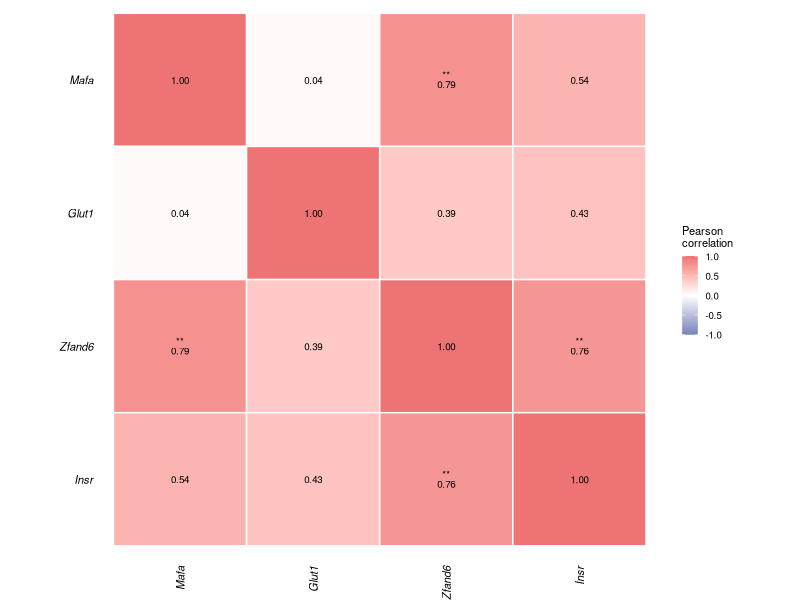

Here is the R script that generated this plot:
# ============================================================
# Kidney Gene Correlation Analysis - Fig_4f
# Pearson Correlation Matrix between Genes
# Diabetologia Journal Submission
# Four genes: Mafa, Glut1, Zfand6, Insr
# Data: Relative gene expression across all groups
# ============================================================

# DATA QUALITY NOTES:
# - Tcf19 not available in kidney data (Insr used instead)
# - Glut4 excluded due to extensive missing data (58% NA)
# - All 4 genes have complete data (0 NA)
# - Complete cases for correlation: 12/12 (100%)

# 0) Clear workspace and set working directory
rm(list = ls())
# Set the working directory to this script's own folder before running
# (e.g. in RStudio: Session > Set Working Directory > To Source File Location)

# 1) Load required libraries
library(ggplot2)
library(dplyr)
library(tidyr)
library(reshape2)
library(corrplot)
library(Hmisc)
library(scales)

# 2) Define genes for analysis
# NOTE: Insr replaces Tcf19 (not available in kidney)
# NOTE: Glut4 excluded due to extensive missing data
genes_fig4f <- c("Mafa", "Glut1", "Zfand6", "Insr")  # <-- fixed from genes_fig5c

# ============================================================
# 3) Import and prepare data
# ============================================================
cat("\n=== LOADING KIDNEY GENE EXPRESSION DATA ===\n")
dat_raw <- read.csv("Fig_4e_Data_Kidney_GeneExpr.csv", stringsAsFactors = FALSE)

dat <- dat_raw %>%
  filter(Gene %in% genes_fig4f) %>%
  select(Group, Gene, Relative_expression) %>%
  mutate(Relative_expression = as.numeric(Relative_expression))

cat("Total observations (including NA):", nrow(dat), "\n")
cat("Genes:", paste(genes_fig4f, collapse = ", "), "\n")

cat("\nNA values per gene:\n")
na_check <- dat %>%
  group_by(Gene) %>%
  summarise(
    Total        = n(),
    NA_count     = sum(is.na(Relative_expression)),
    Valid        = sum(!is.na(Relative_expression)),
    Completeness = round(Valid / Total * 100, 1),
    .groups      = "drop"
  )
print(na_check)

# ============================================================
# 4) Reshape data to wide format (samples × genes)
# ============================================================
cat("\n=== RESHAPING DATA FOR CORRELATION ANALYSIS ===\n")

dat <- dat %>%
  group_by(Gene, Group) %>%
  mutate(Sample_ID = paste(Group, row_number(), sep = "_")) %>%
  ungroup()

dat_wide <- dat %>%
  select(Sample_ID, Gene, Relative_expression) %>%
  pivot_wider(names_from = Gene, values_from = Relative_expression)

dat_matrix <- dat_wide %>%
  select(-Sample_ID) %>%
  select(all_of(genes_fig4f))

complete_samples <- sum(complete.cases(dat_matrix))
total_samples    <- nrow(dat_matrix)

cat("\nTotal samples:", total_samples, "\n")
cat("Complete cases (no NA):", complete_samples, "\n")
cat("Completeness:", round(complete_samples / total_samples * 100, 1), "%\n")

dat_matrix_complete <- dat_matrix[complete.cases(dat_matrix), ]

cat("Using", nrow(dat_matrix_complete), "complete samples for correlation analysis\n")

if (nrow(dat_matrix_complete) < 3) {
  stop("ERROR: Insufficient complete cases for correlation analysis (need at least 3)")
}

# ============================================================
# 5) Calculate Pearson correlation matrix with p-values
# ============================================================
cat("\n=== CALCULATING PEARSON CORRELATIONS ===\n")

cor_matrix <- cor(dat_matrix_complete, method = "pearson", use = "complete.obs")

cat("\nPearson correlation matrix (n=", nrow(dat_matrix_complete), "):\n", sep = "")
print(round(cor_matrix, 3))

cor_test <- rcorr(as.matrix(dat_matrix_complete), type = "pearson")

cor_r <- cor_test$r
cor_p <- cor_test$P
cor_n <- cor_test$n   # n per pair

cat("\nP-value matrix:\n")
print(round(cor_p, 4))

cat("\nSample size matrix (n per pair):\n")
print(cor_n)

# ============================================================
# 6) Prepare data for ggplot heatmap
# ============================================================
cat("\n=== PREPARING DATA FOR HEATMAP ===\n")

cor_melted <- melt(cor_r)
colnames(cor_melted) <- c("Gene1", "Gene2", "Correlation")

p_melted <- melt(cor_p)
colnames(p_melted) <- c("Gene1", "Gene2", "P_value")

n_melted <- melt(cor_n)
colnames(n_melted) <- c("Gene1", "Gene2", "N_pair")

plot_data <- cor_melted %>%
  left_join(p_melted, by = c("Gene1", "Gene2")) %>%
  left_join(n_melted, by = c("Gene1", "Gene2"))

plot_data <- plot_data %>%
  mutate(
    Signif = case_when(
      is.na(P_value)  ~ "",
      P_value < 0.001 ~ "***",
      P_value < 0.01  ~ "**",
      P_value < 0.05  ~ "*",
      TRUE            ~ "ns"
    ),
    Label = case_when(
      is.na(P_value) ~ sprintf("%.2f", Correlation),            # diagonal
      Signif == "ns" ~ sprintf("%.2f", Correlation),            # ns: r only
      TRUE           ~ sprintf("%s\n%.2f", Signif, Correlation) # sig: symbol on top
    )
  )

plot_data$Gene1 <- factor(plot_data$Gene1, levels = genes_fig4f)
plot_data$Gene2 <- factor(plot_data$Gene2, levels = rev(genes_fig4f))

cat("Heatmap data prepared\n")
cat("Range of correlations:", round(min(plot_data$Correlation), 3),
    "to", round(max(plot_data$Correlation), 3), "\n")

# ============================================================
# 7) Create correlation heatmap
# ============================================================
cat("\n=== GENERATING CORRELATION HEATMAP ===\n")

col_palette <- scale_fill_gradient2(
  low      = "#7883ba",
  mid      = "white",
  high     = "#ed7374",
  midpoint = 0,
  limits   = c(-1, 1),
  breaks   = seq(-1, 1, 0.5),
  name     = "Pearson\ncorrelation"
)

p_heatmap <- ggplot(plot_data, aes(x = Gene1, y = Gene2, fill = Correlation)) +
  geom_tile(color = "white", linewidth = 0.5) +
  geom_text(aes(label = Label), size = 2.5, color = "black", lineheight = 0.75) +
  col_palette +
  labs(x = NULL, y = NULL, title = NULL) +
  theme_classic() +
  theme(
    axis.text.x     = element_text(size = 8, colour = "black",
                                   angle = 90, hjust = 1, vjust = 0.5, face = "italic"),
    axis.text.y     = element_text(size = 8, colour = "black",
                                   angle = 0, hjust = 1, face = "italic"),
    axis.ticks      = element_blank(),
    axis.line       = element_blank(),
    legend.title    = element_text(size = 8),
    legend.text     = element_text(size = 7),
    legend.key.size = unit(0.4, "cm"),
    legend.position = "right",
    plot.margin     = margin(0, 0, 0, 0, "mm")
  ) +
  coord_fixed()

print(p_heatmap)

# ============================================================
# 8) Save plot
# ============================================================
cat("\n=== SAVING PLOT FILES ===\n")

ggsave(
  filename = "Fig_4f_Correlation_Matrix_Kidney.png",
  plot     = p_heatmap,
  scale    = 1, width = 6.5, height = 5.5,
  units    = "cm", dpi = 600, limitsize = FALSE
)

ggsave(
  filename = "Fig_4f_Correlation_Matrix_Kidney.svg",
  plot     = p_heatmap,
  scale    = 1, width = 6.5, height = 5.5,
  units    = "cm", limitsize = FALSE
)

cat("✓ Plots saved\n")

# ============================================================
# 9) Export correlation tables
# ============================================================
cat("\n=== EXPORTING CORRELATION TABLES ===\n")

cor_export <- data.frame(Gene = rownames(cor_r), round(cor_r, 3))
p_export   <- data.frame(Gene = rownames(cor_p), round(cor_p, 4))
n_export   <- data.frame(Gene = rownames(cor_n), cor_n)

write.csv(cor_export, "Fig_4f_Correlation_Matrix_Kidney.csv",    row.names = FALSE)
write.csv(p_export,   "Fig_4f_PValue_Matrix_Kidney.csv",         row.names = FALSE)
write.csv(n_export,   "Fig_4f_N_Matrix_Kidney.csv",              row.names = FALSE)

pairwise_cor <- plot_data %>%
  filter(as.character(Gene1) < as.character(Gene2)) %>%
  select(Gene1, Gene2, N_pair, Correlation, P_value, Signif) %>%
  arrange(desc(abs(Correlation)))

write.csv(pairwise_cor, "Fig_4f_Pairwise_Correlations_Kidney.csv", row.names = FALSE)

cat("\nPairwise correlations (sorted by absolute value):\n")
print(as.data.frame(pairwise_cor))

# ============================================================
# 10) Summary statistics
# ============================================================
cat("\n", rep("=", 70), "\n", sep = "")
cat("CORRELATION ANALYSIS SUMMARY - KIDNEY GENES\n")
cat(rep("=", 70), "\n", sep = "")

cat("\nNumber of samples used:", nrow(dat_matrix_complete), "\n")
cat("Number of genes:", ncol(dat_matrix_complete), "\n")
cat("Correlation method: Pearson\n")

sig_correlations <- pairwise_cor %>%
  summarise(
    Total    = n(),
    Sig_p001 = sum(P_value < 0.001, na.rm = TRUE),
    Sig_p01  = sum(P_value < 0.01,  na.rm = TRUE),
    Sig_p05  = sum(P_value < 0.05,  na.rm = TRUE),
    NonSig   = sum(P_value >= 0.05, na.rm = TRUE)
  )

cat("\nSignificance summary (", nrow(pairwise_cor), " pairwise comparisons):\n", sep = "")
cat("  p < 0.001 (***): ", sig_correlations$Sig_p001, "\n", sep = "")
cat("  p < 0.01  (**):  ", sig_correlations$Sig_p01,  "\n", sep = "")
cat("  p < 0.05  (*):   ", sig_correlations$Sig_p05,  "\n", sep = "")
cat("  p ≥ 0.05  (ns):  ", sig_correlations$NonSig,   "\n", sep = "")

if (nrow(pairwise_cor) > 0) {
  cat("\nStrongest positive correlation:\n")
  print(as.data.frame(pairwise_cor %>% filter(Correlation == max(Correlation))))
  
  cat("\nStrongest negative correlation:\n")
  print(as.data.frame(pairwise_cor %>% filter(Correlation == min(Correlation))))
}

cat("\n", rep("=", 70), "\n", sep = "")
cat("FILES GENERATED\n")
cat(rep("=", 70), "\n", sep = "")
cat("Figures:\n")
cat("  - Fig_4f_Correlation_Matrix_Kidney.png (600 dpi, 6.5×5.5 cm)\n")
cat("  - Fig_4f_Correlation_Matrix_Kidney.svg (vector format)\n")
cat("\nData tables:\n")
cat("  - Fig_4f_Correlation_Matrix_Kidney.csv    (correlation coefficients)\n")
cat("  - Fig_4f_PValue_Matrix_Kidney.csv         (p-values)\n")
cat("  - Fig_4f_N_Matrix_Kidney.csv              (n per pair)\n")
cat("  - Fig_4f_Pairwise_Correlations_Kidney.csv (pairwise results with n)\n")
cat("\nInterpretation:\n")
cat("  • Blue  = negative correlation\n")
cat("  • White = no correlation (r = 0)\n")
cat("  • Red   = positive correlation\n")
cat("  • Significance: ***p<0.001, **p<0.01, *p<0.05, ns = not significant\n")
cat("\nData quality:\n")
cat("  ✓ All 4 genes have complete data (12/12 samples, 100%)\n")
cat("  ✓ Excellent statistical power (n=12)\n")
cat("  ✓ For n=12: |r| > ~0.58 needed for p<0.05 (two-tailed)\n")
cat("\nGene substitutions:\n")
cat("  • Tcf19 → Insr (Tcf19 not available in kidney data)\n")
cat("  • Glut4 excluded (extensive missing data, 58% NA)\n")
cat(rep("=", 70), "\n", sep = "")
